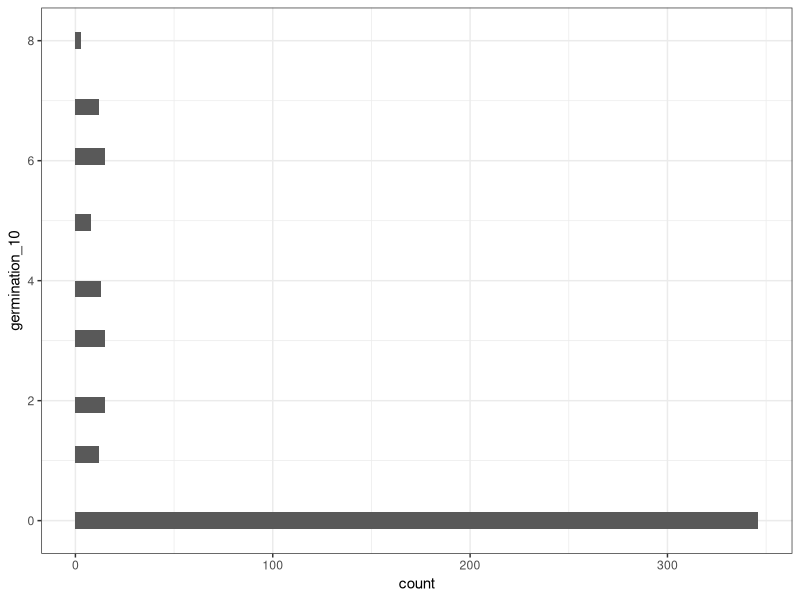
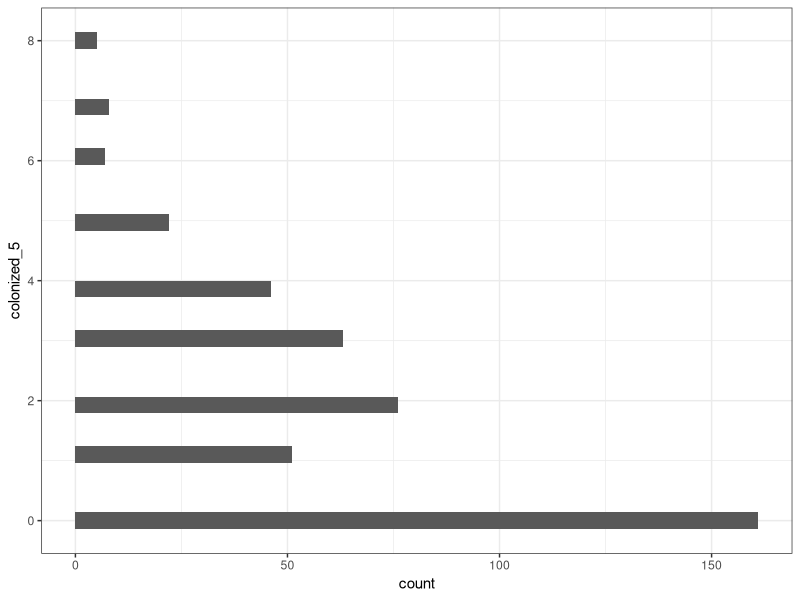
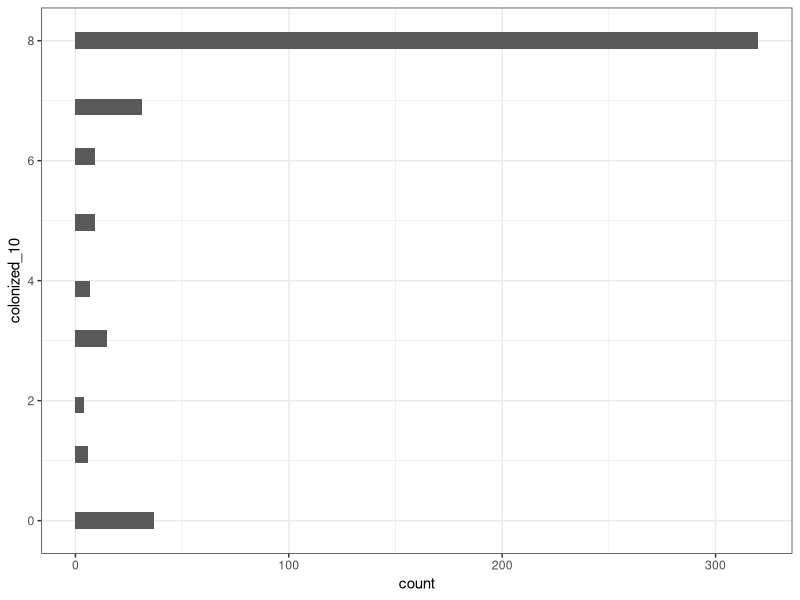
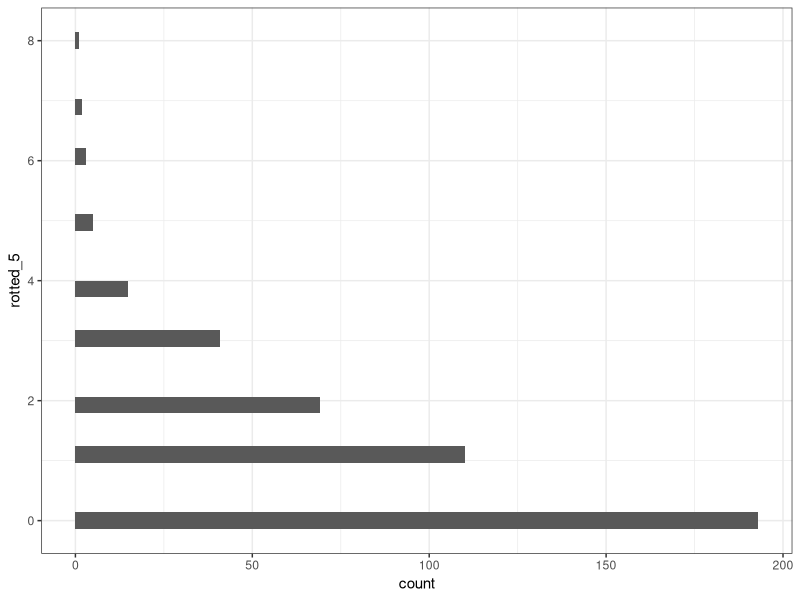
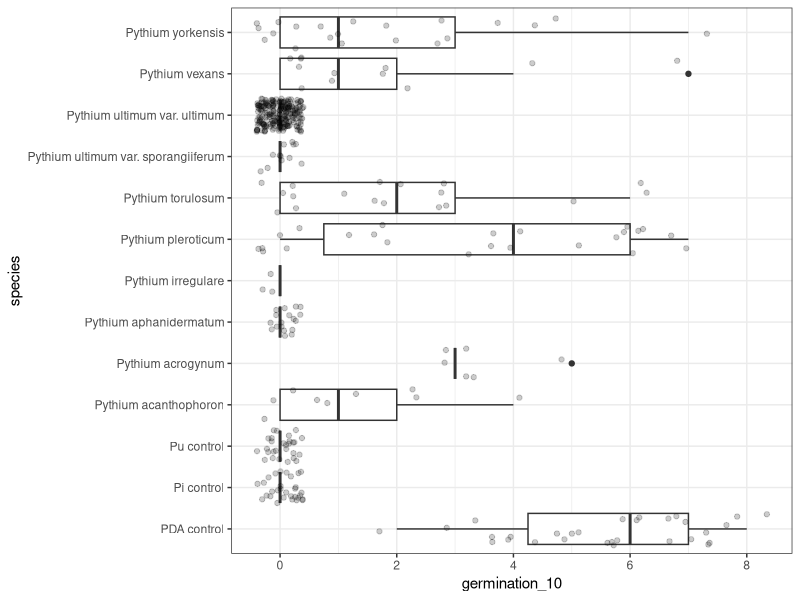
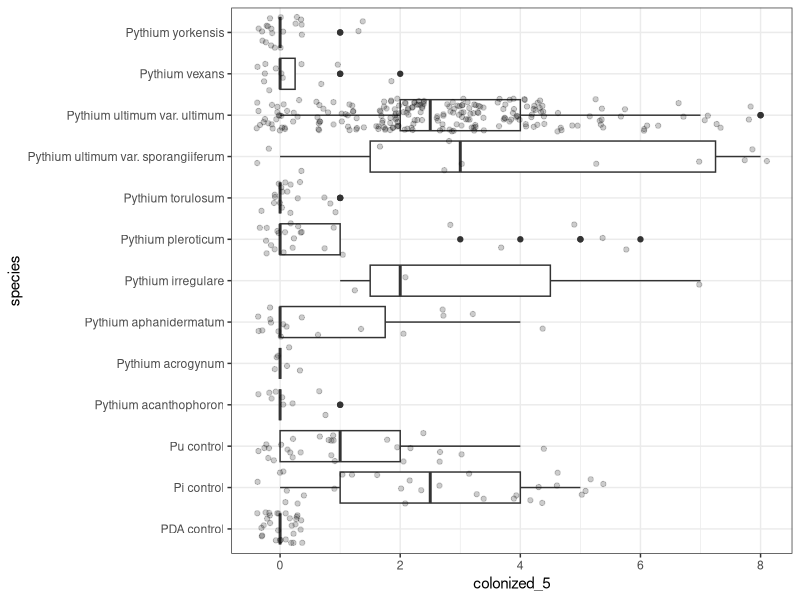
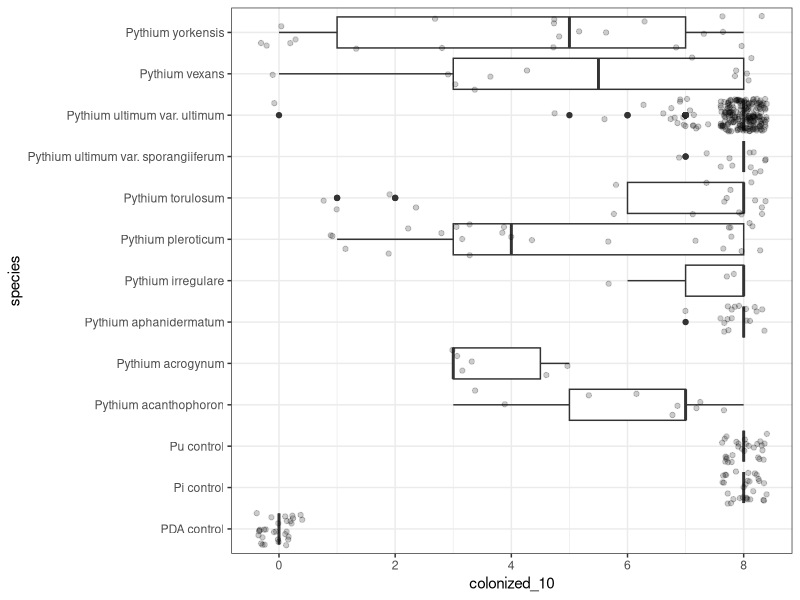
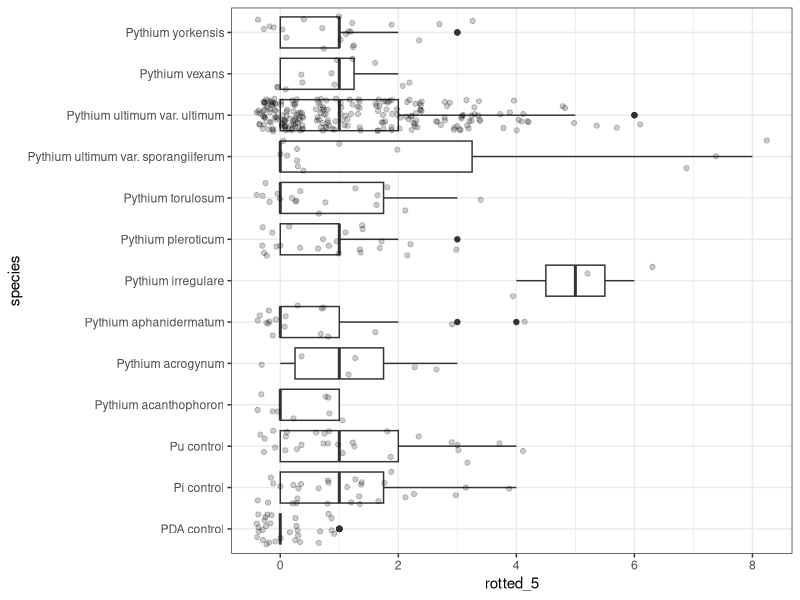

The R source for these figures, in order:
## ---- chunk 1
knitr::opts_chunk$set(echo = TRUE)
## ---- chunk 2
library(here)
library(tidyverse)
theme_set(theme_bw())
## ---- chunk 3
# aggressiveness seed assays
seed_soybean <- read_csv(here("output", "clean_data", "01_seed-aggressiveness-soybean_clean-data.csv"))
seed_corn <- read_csv(here("output", "clean_data", "01_seed-aggressiveness-corn_clean-data.csv"))
# aggressiveness seedling assays
seedling_soybean_agar <- read_csv(here("output", "clean_data", "01_seedling-aggressiveness-soybean-agar_clean-data.csv"))
seedling_soybean_millet <- read_csv(here("output", "clean_data", "01_seedling-aggressiveness-soybean-millet_clean-data.csv"))
# effect of media on pythium growth 
media_soybean <- read_csv(here("output", "clean_data", "01_media-effect-pythium-aggressiveness.csv"))
# fungicide sensitivity
fungicide <- read_csv(here("output", "clean_data", "01-fungicide-sensitivty_clean-data.csv"))

## ---- chunk 4
# distributions
seed_soybean %>% 
  ggplot(aes(y = germination_10)) +
  geom_histogram()
  
seed_soybean %>% 
  ggplot(aes(y = colonized_5)) +
  geom_histogram()
  
seed_soybean %>% 
  ggplot(aes(y = colonized_10)) +
  geom_histogram() 

seed_soybean %>% 
  ggplot(aes(y = rotted_5)) +
  geom_histogram() 
# skew distributions in all variables
## ---- chunk 5
seed_soybean %>% 
  ggplot(aes(x = species, y = germination_10)) +
  geom_boxplot() + 
  geom_jitter (alpha = 0.2) +
  coord_flip()

seed_soybean %>% 
  ggplot(aes(x = species, y = colonized_5)) +
  geom_boxplot() + 
  geom_jitter (alpha = 0.2) +
  coord_flip()

seed_soybean %>% 
  ggplot(aes(x = species, y = colonized_10)) +
  geom_boxplot() + 
  geom_jitter (alpha = 0.2) +
  coord_flip()

seed_soybean %>% 
  ggplot(aes(x = species, y = rotted_5)) +
  geom_boxplot() + 
  geom_jitter (alpha = 0.2) +
  coord_flip() # not that informative, probably drop variable
## ---- chunk 6
# focus on day 10 observations
# filter the most aggressive species, no difference it seems
most_agg_species <- c("Pythium ultimum var. ultimum", "Pythium ultimum var. sporangiiferum", 
                       "Pythium aphanidermatum", "Pu control", "Pi control", "Pythium irregulare")
seed_soybean %>% 
  filter(!is.na(germination_10), 
         !species %in% most_agg_species) %>% 
  ggplot(aes(x = reorder(plate_id, germination_10), y = germination_10, color = species)) +
  geom_point(stat = "summary") 

seed_soybean %>% 
  filter(!is.na(colonized_10), 
         !species %in% most_agg_species) %>% 
  ggplot(aes(x = reorder(plate_id, colonized_10), y = colonized_10, color = species)) +
  geom_point(stat = "summary") 
## ---- chunk 7
# distributions
seed_corn %>% 
  ggplot(aes(y = germination_5)) +
  geom_histogram()
  
seed_corn %>% 
  ggplot(aes(y = colonized_5)) +
  geom_histogram()
  
seed_corn %>% 
  mutate(dry_weight_g = dry_weight_bag_g - bag_weight_g) %>% 
  ggplot(aes(y = dry_weight_g)) +
  geom_histogram()

## ---- chunk 8
seed_corn %>%
  ggplot(aes(x = species, y = germination_5)) +
  geom_boxplot() + 
  geom_jitter (alpha = 0.2) +
  coord_flip()

seed_corn %>% 
  ggplot(aes(x = species, y = colonized_5)) +
  geom_boxplot() + 
  geom_jitter (alpha = 0.2) +
  coord_flip()

seed_corn %>% 
  mutate(dry_weight_g = dry_weight_bag_g - bag_weight_g) %>%   
  ggplot(aes(x = species, y = dry_weight_g)) +
  geom_boxplot() + 
  geom_jitter (alpha = 0.2) +
  coord_flip()

# missing: yorkensis, irregulare, acrogynum, acanthophoron
## ---- chunk 9
seed_corn %>% 
  filter(!is.na(germination_5)) %>% 
  ggplot(aes(x = reorder(plate_id, germination_5), y = germination_5, color = species)) +
  geom_point(stat = "summary") +
  geom_errorbar(stat="summary", fun.data="mean_se", fun.args = list(mult = 1.96), width = 0.2)


seed_corn %>% 
  filter(!is.na(colonized_5)) %>% 
  ggplot(aes(x = reorder(plate_id, colonized_5), y = colonized_5, color = species)) +
  geom_point(stat = "summary") +
  geom_errorbar(stat="summary", fun.data="mean_se", fun.args = list(mult = 1.96), width = 0.2)

seed_corn %>% 
  mutate(dry_weight_g = dry_weight_bag_g - bag_weight_g) %>% 
  filter(!is.na(dry_weight_g)) %>% 
  ggplot(aes(x = reorder(plate_id, dry_weight_g), y = dry_weight_g, color = species)) +
  geom_point(stat = "summary") +
  geom_errorbar(stat="summary", fun.data="mean_se", fun.args = list(mult = 1.96), width = 0.2)
## ---- chunk 10
seedling_soybean_agar %>% 
  ggplot(aes(x = species, y = emergence)) +
  geom_col() +
  coord_flip() 
  
seedling_soybean_agar %>%
  ggplot(aes(x = species, y = plant_mass_g)) +
  geom_boxplot() + 
  geom_jitter (alpha = 0.2) +
  coord_flip()

seedling_soybean_agar %>%
  ggplot(aes(x = species, y = root_mass_g)) +
  geom_boxplot() + 
  geom_jitter (alpha = 0.2) +
  coord_flip()
## ---- chunk 11
seedling_soybean_millet %>%
  ggplot(aes(x = reorder(species, germination), y = germination, color = factor(millet_ml))) +
  geom_boxplot() + 
  geom_jitter (alpha = 0.2) +
  coord_flip() 
  facet_wrap(vars(millet_ml))


seedling_soybean_millet %>%
  mutate(dry_weight_g = envelope_plant_g - envelope_g) %>% 
  ggplot(aes(x = reorder(species, dry_weight_g), y = dry_weight_g, color = factor(millet_ml))) +
  geom_boxplot() + 
  geom_jitter (alpha = 0.2) +
  coord_flip() 

